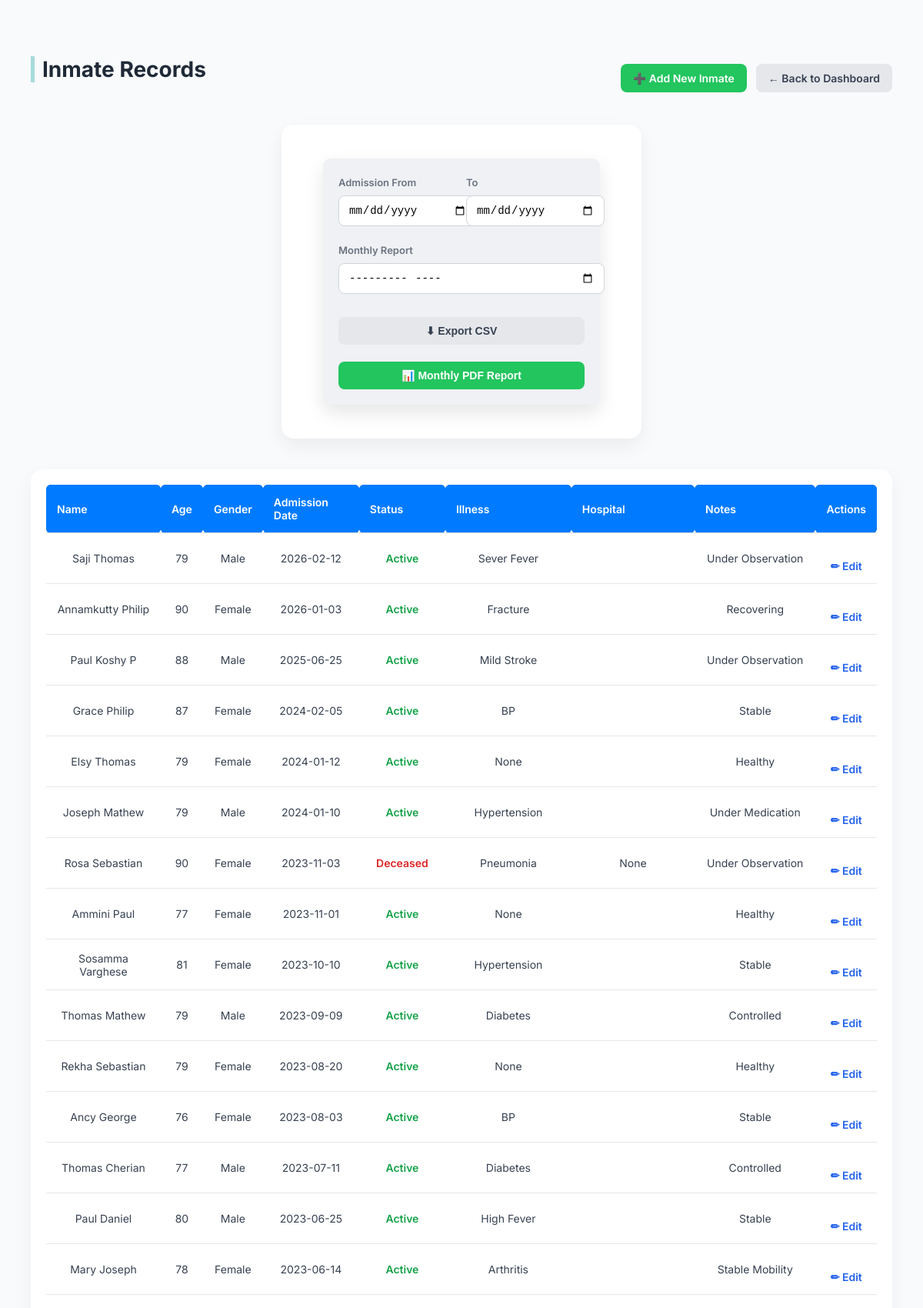
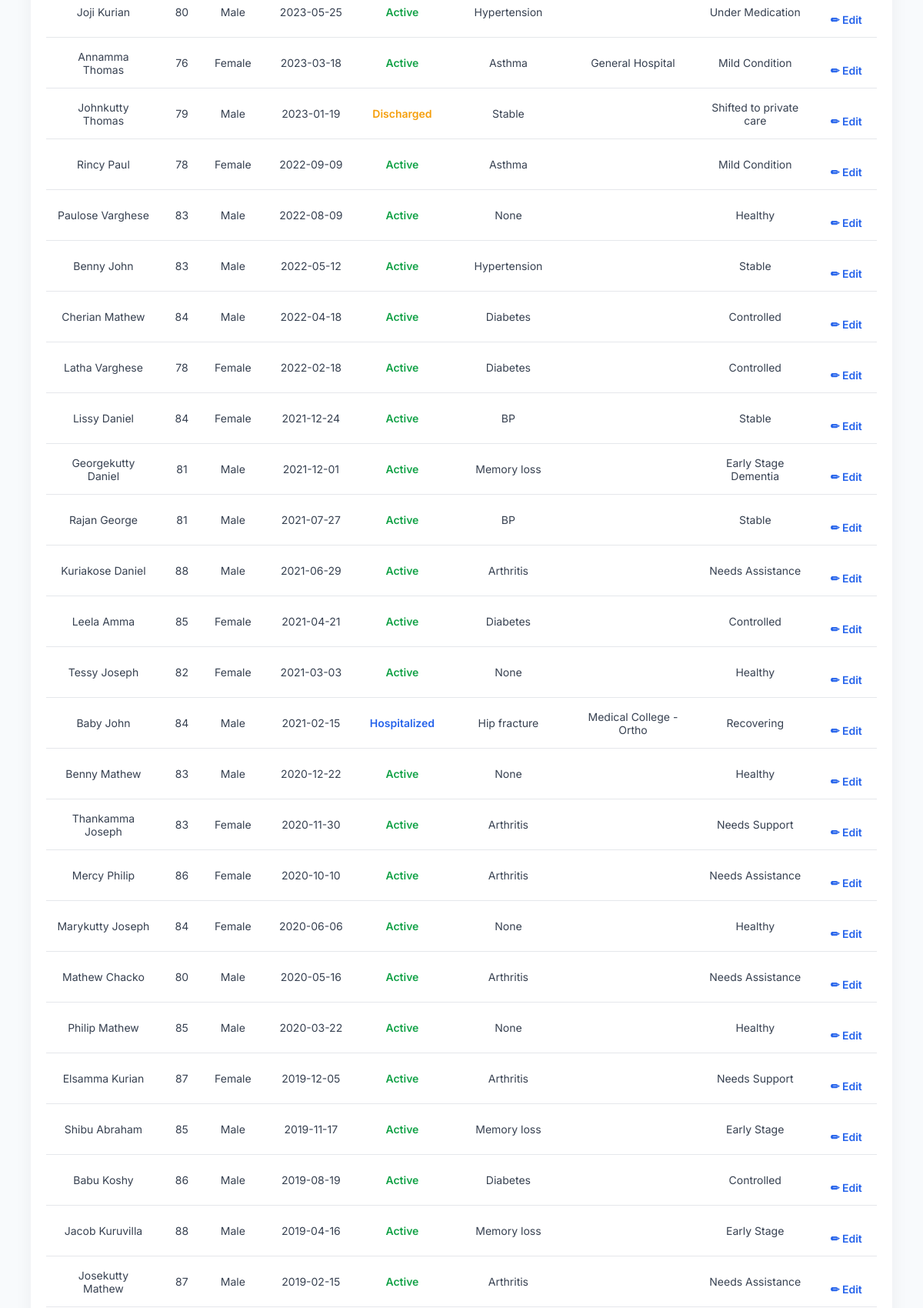
The page /admin/inmates (signed in, upper part) on the database its author committed (2 pictures, top to bottom).
### tables this page shows
CREATE TABLE inmates(
        id INTEGER PRIMARY KEY AUTOINCREMENT,
        name TEXT,
        age INTEGER,
        gender TEXT,
        admission_date TEXT,
        status TEXT,
        illness TEXT,
        hospital_details TEXT,
        notes TEXT,
        date_of_death TEXT,
        previous_status TEXT,
        status_updated_date TEXT
    );

### app.py (the view)
@app.route("/admin/inmates")
def view_inmates():
    if "admin" not in session:
        return redirect("/")
    db = get_db()
    inmates = db.execute(
        "SELECT * FROM inmates ORDER BY admission_date DESC"
    ).fetchall()
    return render_template("inmates.html", inmates=inmates)

### app.py (called while the page is built)
def get_db():
    conn = sqlite3.connect(DB)
    conn.row_factory = sqlite3.Row
    return conn

### templates/inmates.html (shortened to what this page needs)
<!DOCTYPE html>
<html lang="en">
<head>
    <link rel="stylesheet" href="{{ url_for('static', filename='style.css') }}">
</head>
<body>
<div class="container">
    <div class="page-header">
        <h2>Inmate Records</h2>
        <div class="header-actions">
            <a href="/admin/inmates/add" class="action-btn">➕ Add New Inmate</a>
            <a href="/admin" class="action-btn secondary">← Back to Dashboard</a>
        </div>
    </div>
    <div class="filter-card">
        <form method="GET" class="filter-form">
            <div style="flex:1">
                <label>Admission From</label>
                <input type="date" name="from_date">
            </div>
            <div style="flex:1">
                <label>To</label>
                <input type="date" name="to_date">
            </div>
            <div style="flex:1">
                <label>Monthly Report</label>
                <input type="month" name="month">
            </div>
            <button formaction="/admin/export/inmates/csv" class="action-btn secondary">
                ⬇ Export CSV
            </button>
            <button formaction="/admin/export/monthly-report/pdf" class="action-btn">
                📊 Monthly PDF Report
            </button>
        </form>
    </div>
    <div class="table-wrapper">
        <table class="inmate-table">
            <thead>
                <tr>
                    <th>Name</th>
                    <th>Age</th>
                    <th>Gender</th>
                    <th>Admission Date</th>
                    <th>Status</th>
                    <th>Illness</th>
                    <th>Hospital</th>
                    <th>Notes</th>
                    <th>Actions</th>
                </tr>
            </thead>
            <tbody>
            {% for inmate in inmates %}
                <tr>
                    <td>{{ inmate['name'] }}</td>
                    <td>{{ inmate['age'] }}</td>
                    <td>{{ inmate['gender'] }}</td>
                    <td>{{ inmate['admission_date'] }}</td>
                    <td>
                        {% if inmate['status'] == 'Active' %}
                            <span style="color:#16a34a; font-weight:600;">Active</span>
                        {% elif inmate['status'] == 'Discharged' %}
                            <span style="color:#f59e0b; font-weight:600;">Discharged</span>
                        {% elif inmate['status'] == 'Hospitalized' %}
                            <span style="color:#2563eb; font-weight:600;">Hospitalized</span>
                        {% else %}
                            <span style="color:#dc2626; font-weight:600;">Deceased</span>
                        {% endif %}
                    </td>
                    <td>{{ inmate['illness'] }}</td>
                    <td>{{ inmate['hospital_details'] }}</td>
                    <td>{{ inmate['notes'] }}</td>
                    <td>
                        <a href="/admin/edit-inmate/{{ inmate['id'] }}" class="edit-btn">
                            ✏ Edit
                        </a>
                    </td>
                </tr>
            {% endfor %}
            </tbody>
        </table>
    </div>
</div>
</body>
</html>

### static/style.css (style rules this page uses)
body { font-family: "Segoe UI", Arial, sans-serif; background: #F9FAF7; padding: 20px; margin: 0; color: #3F3F46; }
h2 { color: #2E2B5F; border-left: 5px solid #A7DADB; padding-left: 10px; }
form { background: #EFF1F4; padding: 20px; width: 320px; margin: 20px auto; border-radius: 10px; box-shadow: 0px 10px 25px rgba(0,0,0,0.1); }
input { width: 100%; padding: 10px; margin: 8px 0; border-radius: 6px; border: 1px solid #ccc; font-size: 14px; }
button { width: 100%; padding: 10px; margin-top: 10px; color: #2E2B5F; background: #F2A65A; outline: none; font-size: 15px; border: none; border-radius: 6px; cursor: pointer; transition: transform 0.2s, box-shadow 0.2s; }
a { display: inline-block; margin-top: 10px; color: #2E2B5F; text-decoration: none; font-weight: 600; }
.table-wrapper { overflow-x: auto; }
h2 { text-align:center; margin-bottom:20px; }
table { width:100%; border-collapse:collapse; }
th, td { padding:12px; border-bottom:1px solid #ddd; text-align:center; }
th { background:#007bff; color:#fff; border-radius:6px; }
a { text-decoration:none; color:#007bff; display:inline-block; margin-top:20px; }
.action-btn { padding: 6px 12px; border-radius: 6px; text-decoration: none; font-size: 13px; color: #fff; }
.table-wrapper { overflow-x: auto; background-color: #fff; border-radius: 10px; box-shadow: 0 4px 12px rgba(0,0,0,0.05); padding: 20px; margin-bottom: 30px; }
h2 { margin-bottom: 25px; color: #2c3e50; }
button { margin-top: 10px; background: #2c7be5; color: white; border: none; padding: 8px 16px; border-radius: 6px; cursor: pointer; transition: 0.3s ease; font-weight: 500; }
.container { max-width: 900px; margin: auto; }
h2 { color: #2c3e50; margin-bottom: 25px; }

### templates/inmates.html (style rules this page uses)
body { font-family: 'Inter', sans-serif; background: #f8fafc; }
.container { max-width: 1200px; margin: auto; padding: 30px 20px 60px; }
.page-header { display: flex; justify-content: space-between; align-items: center; margin-bottom: 30px; }
.page-header h2 { font-size: 28px; font-weight: 700; color: #1f2937; }
.header-actions { display: flex; gap: 12px; }
.action-btn { padding: 10px 16px; border-radius: 8px; font-size: 14px; font-weight: 600; text-decoration: none; background: #22c55e; color: white; transition: 0.2s; }
.action-btn.secondary { background: #e5e7eb; color: #374151; }
.filter-card { background: white; border-radius: 16px; padding: 24px; max-width: 420px; margin: 0 auto 40px; box-shadow: 0 10px 25px rgba(0,0,0,0.06); }
.filter-form { display: flex; gap: 12px; flex-wrap: wrap; align-items: end; }
.filter-form label { font-size: 13px; font-weight: 600; color: #6b7280; }
.filter-form input { width: 100%; padding: 10px 12px; border-radius: 8px; border: 1px solid #d1d5db; }
.filter-form button { width: 100%; margin-top: 10px; }
.table-wrapper { background: white; border-radius: 16px; overflow: hidden; box-shadow: 0 10px 25px rgba(0,0,0,0.05); }
.inmate-table { width: 100%; border-collapse: collapse; }
.inmate-table thead { background: #2563eb; }
.inmate-table th { padding: 14px; color: white; font-size: 14px; font-weight: 600; text-align: left; }
.inmate-table td { padding: 14px; border-bottom: 1px solid #e5e7eb; font-size: 14px; color: #374151; }
.edit-btn { color: #2563eb; font-weight: 600; text-decoration: none; }

### rows shown on the page
inmates: name "Saji Thomas", age "79", gender "Male", admission_date "2026-02-12", status "Active", illness "Sever Fever", notes "Under Observation"
inmates: name "Annamkutty Philip", age "90", gender "Female", admission_date "2026-01-03", status "Active", illness "Fracture", notes "Recovering"
inmates: name "Paul Koshy P", age "88", gender "Male", admission_date "2025-06-25", status "Active", illness "Mild Stroke", notes "Under Observation"
inmates: name "Grace Philip", age "87", gender "Female", admission_date "2024-02-05", status "Active", illness "BP", notes "Stable"
inmates: name "Elsy Thomas", age "79", gender "Female", admission_date "2024-01-12", status "Active", illness "None", notes "Healthy"
inmates: name "Joseph Mathew", age "79", gender "Male", admission_date "2024-01-10", status "Active", illness "Hypertension", notes "Under Medication"
inmates: name "Rosa Sebastian", age "90", gender "Female", admission_date "2023-11-03", status "Deceased", illness "Pneumonia", hospital_details "None", notes "Under Observation"
inmates: name "Ammini Paul", age "77", gender "Female", admission_date "2023-11-01", status "Active", illness "None", notes "Healthy"
inmates: name "Sosamma Varghese", age "81", gender "Female", admission_date "2023-10-10", status "Active", illness "Hypertension", notes "Stable"
inmates: name "Thomas Mathew", age "79", gender "Male", admission_date "2023-09-09", status "Active", illness "Diabetes", notes "Controlled"
inmates: name "Rekha Sebastian", age "79", gender "Female", admission_date "2023-08-20", status "Active", illness "None", notes "Healthy"
inmates: name "Ancy George", age "76", gender "Female", admission_date "2023-08-03", status "Active", illness "BP", notes "Stable"
inmates: name "Thomas Cherian", age "77", gender "Male", admission_date "2023-07-11", status "Active", illness "Diabetes", notes "Controlled"
inmates: name "Paul Daniel", age "80", gender "Male", admission_date "2023-06-25", status "Active", illness "High Fever", notes "Stable"
inmates: name "Mary Joseph", age "78", gender "Female", admission_date "2023-06-14", status "Active", illness "Arthritis", notes "Stable Mobility"
inmates: name "Joji Kurian", age "80", gender "Male", admission_date "2023-05-25", status "Active", illness "Hypertension", notes "Under Medication"
inmates: name "Annamma Thomas", age "76", gender "Female", admission_date "2023-03-18", status "Active", illness "Asthma", hospital_details "General Hospital", notes "Mild Condition"
inmates: name "Johnkutty Thomas", age "79", gender "Male", admission_date "2023-01-19", status "Discharged", illness "Stable", notes "Shifted to private care"
inmates: name "Rincy Paul", age "78", gender "Female", admission_date "2022-09-09", status "Active", illness "Asthma", notes "Mild Condition"
inmates: name "Paulose Varghese", age "83", gender "Male", admission_date "2022-08-09", status "Active", illness "None", notes "Healthy"
inmates: name "Benny John", age "83", gender "Male", admission_date "2022-05-12", status "Active", illness "Hypertension", notes "Stable"
inmates: name "Cherian Mathew", age "84", gender "Male", admission_date "2022-04-18", status "Active", illness "Diabetes", notes "Controlled"
inmates: name "Latha Varghese", age "78", gender "Female", admission_date "2022-02-18", status "Active", illness "Diabetes", notes "Controlled"
inmates: name "Lissy Daniel", age "84", gender "Female", admission_date "2021-12-24", status "Active", illness "BP", notes "Stable"
inmates: name "Georgekutty Daniel", age "81", gender "Male", admission_date "2021-12-01", status "Active", illness "Memory loss", notes "Early Stage Dementia"
inmates: name "Rajan George", age "81", gender "Male", admission_date "2021-07-27", status "Active", illness "BP", notes "Stable"
inmates: name "Kuriakose Daniel", age "88", gender "Male", admission_date "2021-06-29", status "Active", illness "Arthritis", notes "Needs Assistance"
inmates: name "Leela Amma", age "85", gender "Female", admission_date "2021-04-21", status "Active", illness "Diabetes", notes "Controlled"
inmates: name "Tessy Joseph", age "82", gender "Female", admission_date "2021-03-03", status "Active", illness "None", notes "Healthy"
inmates: name "Baby John", age "84", gender "Male", admission_date "2021-02-15", status "Hospitalized", illness "Hip fracture", hospital_details "Medical College - Ortho", notes "Recovering"
inmates: name "Benny Mathew", age "83", gender "Male", admission_date "2020-12-22", status "Active", illness "None", notes "Healthy"
inmates: name "Thankamma Joseph", age "83", gender "Female", admission_date "2020-11-30", status "Active", illness "Arthritis", notes "Needs Support"
inmates: name "Mercy Philip", age "86", gender "Female", admission_date "2020-10-10", status "Active", illness "Arthritis", notes "Needs Assistance"
inmates: name "Marykutty Joseph", age "84", gender "Female", admission_date "2020-06-06", status "Active", illness "None", notes "Healthy"
inmates: name "Mathew Chacko", age "80", gender "Male", admission_date "2020-05-16", status "Active", illness "Arthritis", notes "Needs Assistance"
inmates: name "Philip Mathew", age "85", gender "Male", admission_date "2020-03-22", status "Active", illness "None", notes "Healthy"
inmates: name "Elsamma Kurian", age "87", gender "Female", admission_date "2019-12-05", status "Active", illness "Arthritis", notes "Needs Support"
inmates: name "Shibu Abraham", age "85", gender "Male", admission_date "2019-11-17", status "Active", illness "Memory loss", notes "Early Stage"
inmates: name "Babu Koshy", age "86", gender "Male", admission_date "2019-08-19", status "Active", illness "Diabetes", notes "Controlled"
inmates: name "Jacob Kuruvilla", age "88", gender "Male", admission_date "2019-04-16", status "Active", illness "Memory loss", notes "Early Stage"
inmates: name "Josekutty Mathew", age "87", gender "Male", admission_date "2019-02-15", status "Active", illness "Arthritis", notes "Needs Assistance"
